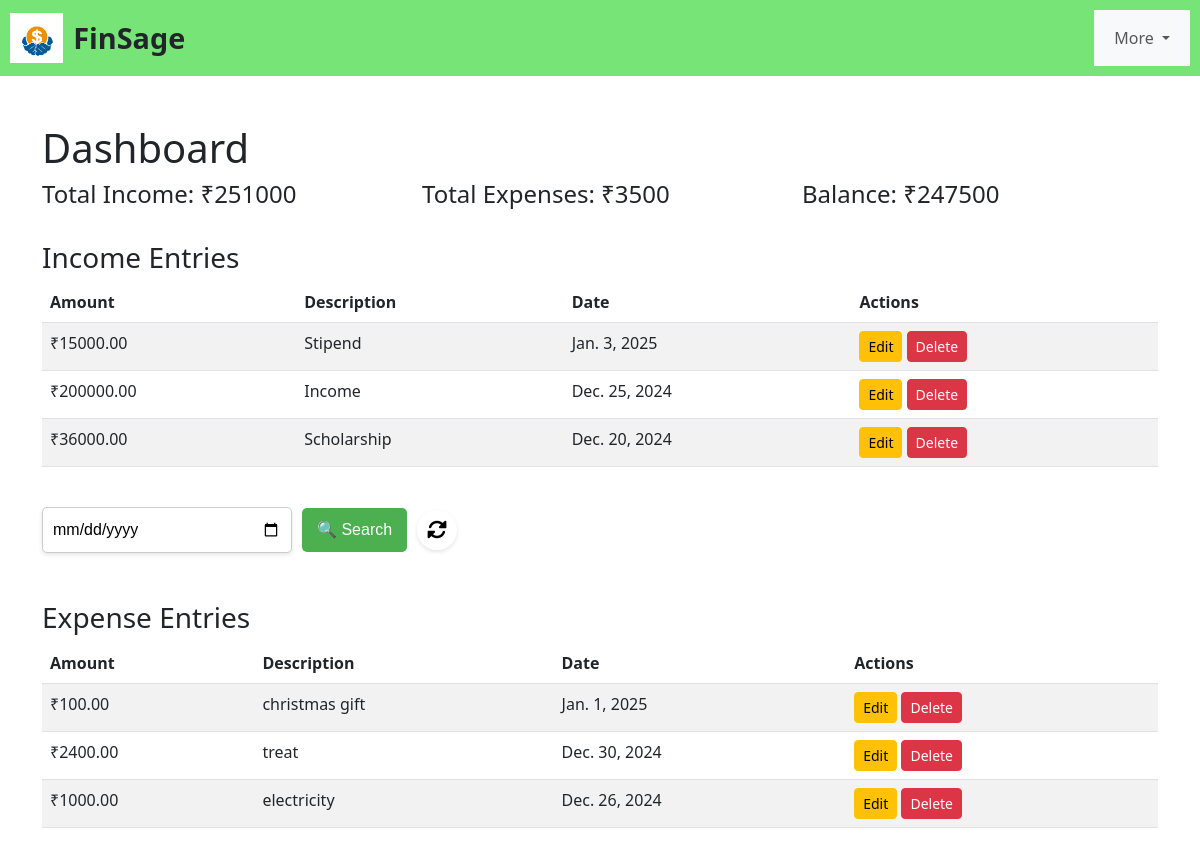
The app's page /dashboard/ (signed in) with its own data.
### finances/models.py (models this page shows, shortened)
class Income(models.Model):
    amount = models.DecimalField(max_digits=10, decimal_places=2)
    description = models.CharField(max_length=255)
    date = models.DateField()
    user = models.ForeignKey('auth.User', on_delete=models.CASCADE)
    class Meta:
        verbose_name = "Income"
        verbose_name_plural = "Incomes"
        ordering = ['-date']
        indexes = [
            models.Index(fields=['user']),
            models.Index(fields=['date']),
        ]

class Expense(models.Model):
    amount = models.DecimalField(max_digits=10, decimal_places=2)
    description = models.CharField(max_length=255)
    date = models.DateField()
    user = models.ForeignKey('auth.User', on_delete=models.CASCADE)
    class Meta:
        verbose_name = "Expense"
        verbose_name_plural = "Expenses"
        ordering = ['-date']
        indexes = [
            models.Index(fields=['user']),
            models.Index(fields=['date']),
        ]

### finances/views.py (the view)
# urls.py: path('dashboard/', views.dashboard, name='dashboard'),
@login_required
def dashboard(request):
    incomes = Income.objects.filter(user=request.user)
    expenses = Expense.objects.filter(user=request.user)
    total_income = incomes.aggregate(Sum('amount'))['amount__sum'] or 0
    total_expenses = expenses.aggregate(Sum('amount'))['amount__sum'] or 0
    balance = total_income - total_expenses
    search_date = request.GET.get('date')
    user = request.user
    if not user.is_authenticated:
        return render(request, 'finances/dashboard.html', {'expenses': []})
    expenses = Expense.objects.filter(user=user)
    if search_date:
        expenses = expenses.filter(date=search_date)
    return render(request, 'finances/dashboard.html', {
        'incomes': incomes,
        'expenses': expenses,
        'total_income': total_income,
        'total_expenses': total_expenses,
        'balance': balance,
        'search_date': search_date,
    })

### finances/templates/finances/dashboard.html (shortened to what this page needs)
<!DOCTYPE html>
<html lang="en">
    <header style="display: flex; align-items: center; padding: 10px; background-color: rgb(119, 228, 119); justify-content: space-between;">
            <div style="display: flex; align-items: center;">
                <img alt="FinSage Logo" style="height: 50px; margin-right: 10px;">
                <span style="font-size: 1.8em; font-weight: bold;">FinSage</span>
            </div>
            <nav class="navbar navbar-expand-lg navbar-light bg-light">
                <div class="container-fluid">
                    <div class="collapse navbar-collapse" id="navbarNav">
                        <ul class="navbar-nav ms-auto">
                            <li class="nav-item dropdown ">
                                <a class="nav-link dropdown-toggle" href="#" role="button" data-bs-toggle="dropdown" aria-expanded="false">
                                    More
                                </a>
                            </li>
                        </ul>
                    </div>
                </div>
            </nav>
    </header>
    <link href="https://cdn.jsdelivr.net/npm/bootstrap@5.3.0-alpha1/dist/css/bootstrap.min.css" rel="stylesheet">
</head>
<body>
    <div class="container mt-5">
        <h1>Dashboard</h1>
        <div class="row mb-4">
            <div class="col-md-4">
                <h4>Total Income: ₹{{ total_income }}</h4>
            </div>
            <div class="col-md-4">
                <h4>Total Expenses: ₹{{ total_expenses }}</h4>
            </div>
            <div class="col-md-4">
                <h4>Balance: ₹{{ balance }}</h4>
            </div>
        </div>
        <h3>Income Entries</h3>
        <table class="table table-striped">
            <thead>
                <tr>
                    <th>Amount</th>
                    <th>Description</th>
                    <th>Date</th>
                    <th>Actions</th>
                </tr>
            </thead>
            <tbody>
                {% if incomes %}
                    {% for income in incomes %}
                        <tr>
                            <td>₹{{ income.amount }}</td>
                            <td>{{ income.description }}</td>
                            <td>{{ income.date }}</td>
                            <td>
                                <a href="{% url 'finances:edit_income' income.id %}" class="btn btn-warning btn-sm">Edit</a>
                                <a href="{% url 'finances:delete_income' income.id %}" class="btn btn-danger btn-sm" onclick="return confirm('Are you sure you want to delete this income?')">Delete</a>
                            </td>
                        </tr>
                    {% endfor %}
                {% else %}
                    <tr>
                        <td colspan="4">No income entries found.</td>
                    </tr>
                {% endif %}
            </tbody>
        </table>
        <link rel="stylesheet" href="https://cdnjs.cloudflare.com/ajax/libs/font-awesome/6.0.0-beta3/css/all.min.css">
        <form method="GET" action="" style="display: flex; align-items: center; gap: 10px; font-family: Arial, sans-serif;">
            <div style="position: relative; max-width: 250px; flex-grow: 1;">
                <input
                    type="date"
                    name="date"
                    placeholder="Search by date"
                    value="{{ search_date|default:'' }}"
                    style="
                        width: 100%;
                        padding: 10px;
                        border: 1px solid #ccc;
                        border-radius: 5px;
                        font-size: 16px;
                        box-shadow: 0 2px 4px rgba(0, 0, 0, 0.1);
                    "
                >
            </div>
            <button
                type="submit"
                style="
                    padding: 10px 15px;
                    border: none;
                    background-color: #4CAF50;
                    color: white;
                    font-size: 16px;
                    border-radius: 5px;
                    cursor: pointer;
                    transition: background-color 0.3s ease;
                "
                onmouseover="this.style.backgroundColor='#45a049'"
                onmouseout="this.style.backgroundColor='#4CAF50'"
            >
                🔍 Search
            </button>
            <a href="{% url 'finances:dashboard' %}" style="display: inline-flex; align-items: center; justify-content: center; text-decoration: none;">
            <button
                type="button"
                style="
                    display: flex;
                    align-items: center;
                    justify-content: center;
                    width: 40px;
                    height: 40px;
                    background-color: white;
                    border: none;
                    border-radius: 50%;
                    font-size: 18px;
                    font-weight: bold;
                    box-shadow: 0 2px 4px rgba(0, 0, 0, 0.1);
                    cursor: pointer;
                    transition: background-color 0.3s ease;
                "
                onmouseover="this.style.backgroundColor='rgb(250, 250, 250)'"
                onmouseout="this.style.backgroundColor='white'"
                title="Reset"
            >
                <i class="fas fa-sync-alt" style="font-size: 20px;"></i>
            </button>
            </a>
            </form>
    <br>
    <br>
        <h3>Expense Entries</h3>
        <table class="table table-striped">
            <thead>
                <tr>
                    <th>Amount</th>
                    <th>Description</th>
                    <th>Date</th>
                    <th>Actions</th>
                </tr>
            </thead>
            <tbody>
                {% if expenses %}
                    {% for expense in expenses %}
                        <tr>
                            <td>₹{{ expense.amount }}</td>
                            <td>{{ expense.description }}</td>
                            <td>{{ expense.date }}</td>
                            <td>
                                <a href="{% url 'finances:edit_expense' expense.id %}" class="btn btn-warning btn-sm">Edit</a>
                                <a href="{% url 'finances:delete_expense' expense.id %}" class="btn btn-danger btn-sm" onclick="return confirm('Are you sure you want to delete this expense?')">Delete</a>
                            </td>
                        </tr>
                    {% endfor %}
                {% else %}
                    <tr>
                        <td colspan="5">No expense entries found.</td>
                    </tr>
                {% endif %}
            </tbody>
        </table>
    </div>
</body>
</html>

### records on screen
Income: amount "15000.00", description "Stipend", date "Jan. 3, 2025"
Income: amount "200000.00", description "Income", date "Dec. 25, 2024"
Income: amount "36000.00", description "Scholarship", date "Dec. 20, 2024"
Expense: amount "100.00", description "christmas gift", date "Jan. 1, 2025"
Expense: amount "2400.00", description "treat", date "Dec. 30, 2024"
Expense: amount "1000.00", description "electricity", date "Dec. 26, 2024"

### other values on screen
{{ total_income }} "251000"
{{ total_expenses }} "3500"
{{ balance }} "247500"
